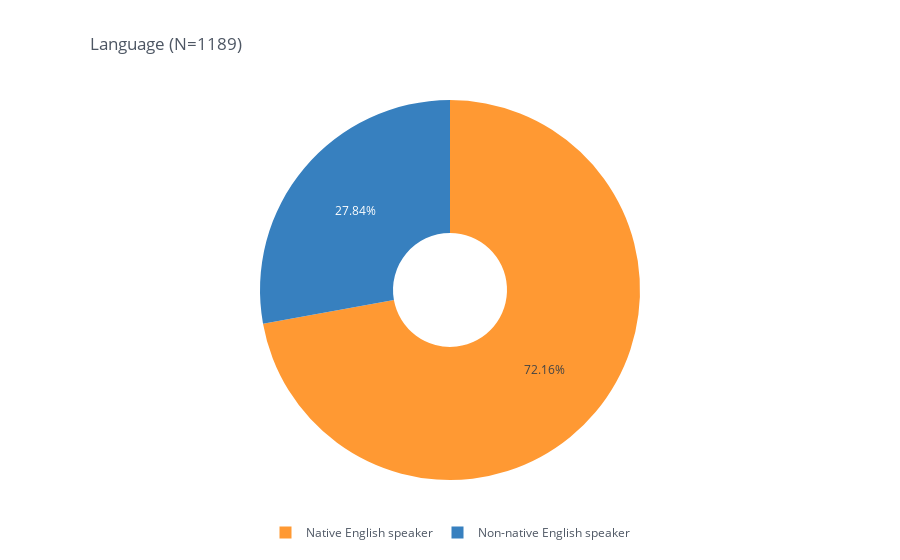

The notebook cell saved with this chart:
### Code cell
pieChart(gcbs_clean_df, col='DEMO_engnat', title='Language')

### Figure 1 — Plotly figure (JSON) as saved in the notebook; plotly's stock layout.template omitted (floating-point values rounded to 4 significant figures)
{"data": [{"hole": 0.3, "labels": ["Native English speaker", "Non-native English speaker"], "marker": {"colors": ["rgba(255, 153, 51, 1.0)", "rgba(55, 128, 191, 1.0)"]}, "name": "", "texttemplate": "%{percent:.2%}", "type": "pie", "values": [858, 331]}], "layout": {"legend": {"bgcolor": "#FFFFFF", "font": {"color": "#4D5663"}, "orientation": "h", "x": 0.5, "xanchor": "center"}, "paper_bgcolor": "#FFFFFF", "plot_bgcolor": "#FFFFFF", "title": {"font": {"color": "#4D5663"}, "text": "Language (N=1189)", "x": 0.1}}}
